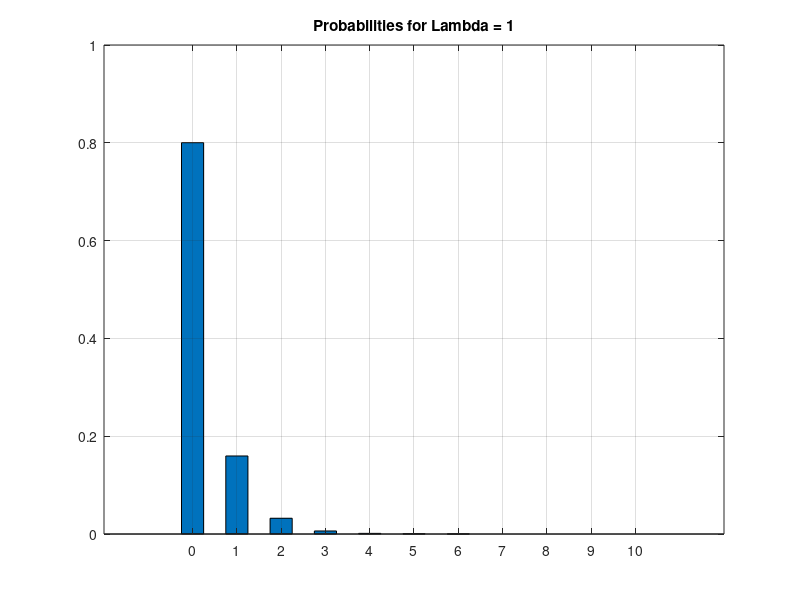
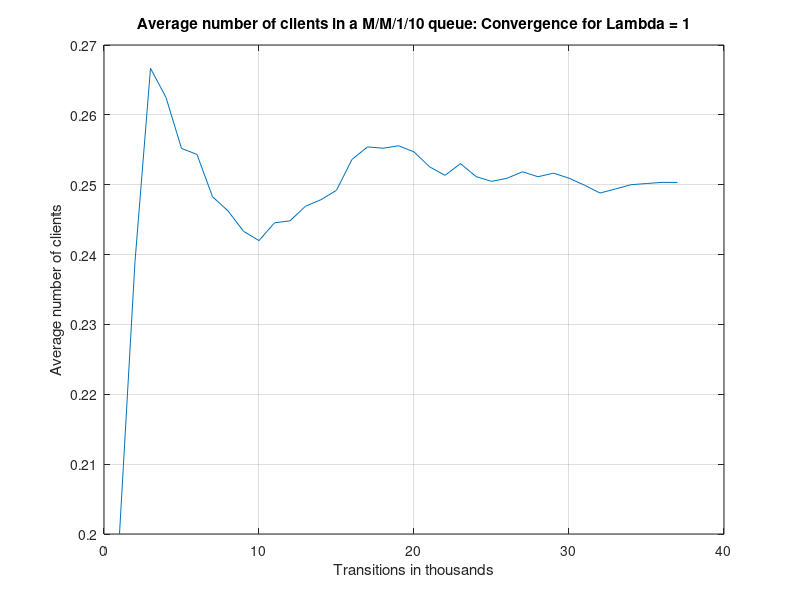
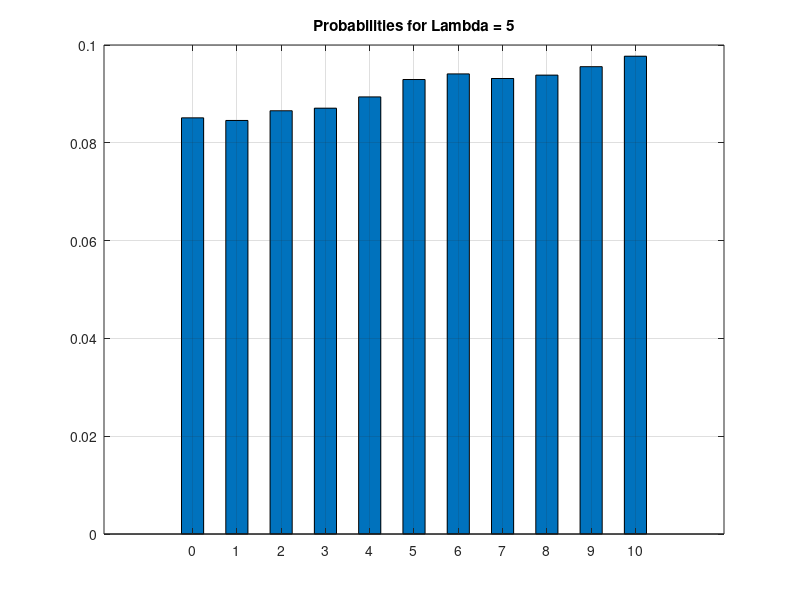
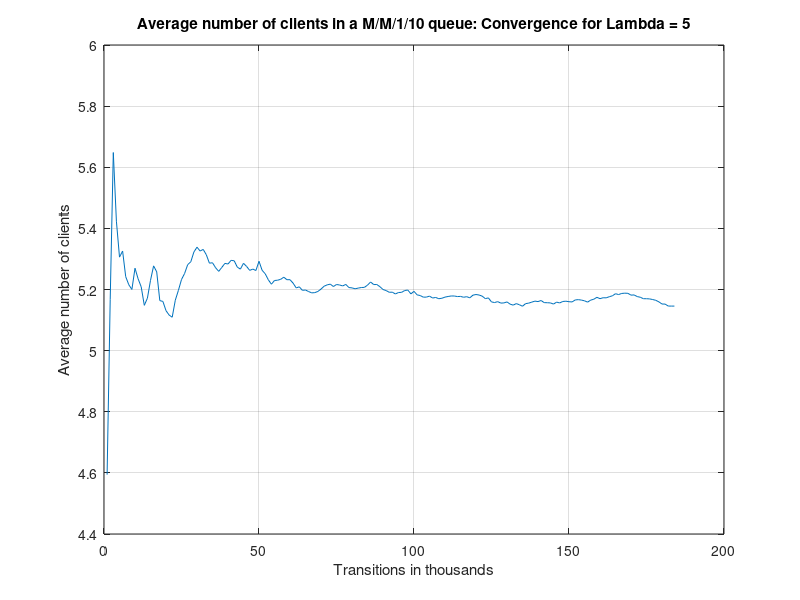

Here is the MATLAB script that generated these plots, in order:
% M/M/1/10 simulation. We will find the probabilities of the first states.
% Note: Due to ergodicity, every state has a probability >0.

clc;
clear all;
close all;

rand('seed',1);
counter = 1;
lambdas = [1,5,10];

for i = lambdas
  
  clear to_plot;
  
  arrivals = [0,0,0,0,0,0,0,0,0,0,0];
  total_arrivals = 0; % to measure the total number of arrivals
  current_state = 0;  % holds the current state of the system
  previous_mean_clients = 0; % will help in the convergence test
  index = 0;
  mu = 5;
  threshold = i/(i + mu); % the threshold used to calculate probabilities
  transitions = 0; % holds the transitions of the simulation in transitions steps
  %debug_matrix = [];
  
  while transitions >= 0 %&& transitions < 30
    transitions++; % one more transitions step
    %debug_matrix(debug_i,1) = debug_i;
    %debug_matrix(debug_i,2) = current_state;
    
    if mod(transitions,1000) == 0 % check for convergence every 1000 transitions steps
      index++;
      for j=1:1:length(arrivals)
          P(j) = arrivals(j)/total_arrivals; % calculate the probability of every state in the system
      endfor
      
      mean_clients = 0; % calculate the mean number of clients in the system
      for j=1:1:length(arrivals)
         mean_clients = mean_clients + (j-1).*P(j);
      endfor
      
      to_plot(index) = mean_clients;
          
      if abs(mean_clients - previous_mean_clients) < 0.00001 || transitions > 1000000 % convergence test
        break;
      endif
      
      previous_mean_clients = mean_clients;
    endif
    
    random_number = rand(1); % generate a random number (Uniform distribution)
    
    if current_state == 0 || random_number < threshold % arrival
      total_arrivals++;
      arrivals(current_state + 1)++; % increase the number of arrivals in the current state
      %debug_matrix(transitions,3) = 1;
      %debug_matrix(transitions,4) = arrivals(current_state + 1);
      
      if(current_state != 10)
        current_state++;
      endif
      
    else % departure
      %debug_matrix(transitions,3) = -1;
      %debug_matrix(transitions,4) = arrivals(current_state + 1);
    
      if current_state != 0 % no departure from an empty system
        current_state--;
      endif
    endif
  endwhile

  %printf(sprintf("The debug matrix for tracing the first 30 transitions\n(transition number, current state, next transition\nequal to arrival (1) or departure (-1) and total number\nof arrivals on current state) for Lambda = %d is:\n", i));
  %disp(debug_matrix);
  
  printf(sprintf("The Blocking Probability is equal to: %d\n", P(length(arrivals))));

  figure(counter++);
  bar(0:1:(length(arrivals)-1),P,0.5);
  grid on;
  title(sprintf("Probabilities for Lambda = %d", i));
  
  figure(counter++);
  plot(to_plot);
  grid on;
  title(sprintf("Average number of clients in a M/M/1/10 queue: Convergence for Lambda = %d", i));
  xlabel("Transitions in thousands");
  ylabel("Average number of clients");
endfor